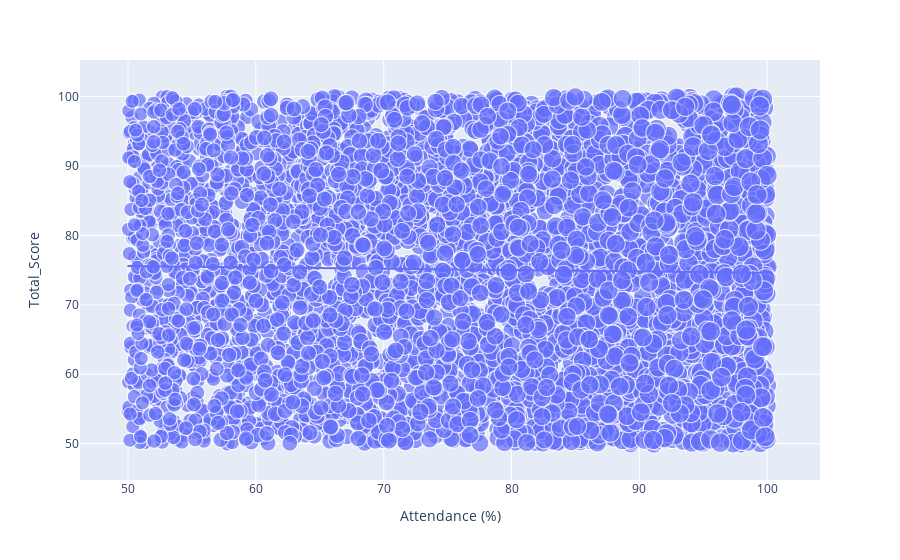

Write notebook code for a chart like this one.
### Code cell
fig=ex.scatter(data_frame=grading, x = "Attendance (%)", y = "Total_Score", size = grading["Attendance (%)"], trendline = 'ols')
fig.show()

### Figure 1 — Plotly figure (JSON) as saved in the notebook; plotly's stock layout.template omitted (floating-point values rounded to 4 significant figures; data arrays with more than 128 entries replaced by an {"elided": "..."} marker saying what was removed)
{"data": [{"hovertemplate": "Attendance (%)=%{marker.size}<br>Total_Score=%{y}<extra></extra>", "legendgroup": "", "marker": {"color": "#636efa", "size": {"elided": "4484 float values"}, "sizemode": "area", "sizeref": 0.25, "symbol": "circle"}, "mode": "markers", "name": "", "showlegend": false, "type": "scattergl", "x": {"elided": "4484 float values"}, "xaxis": "x", "y": {"elided": "4484 float values"}, "yaxis": "y"}, {"hovertemplate": "<b>OLS trendline</b><br>Total_Score = -0.019578 * Attendance (%) + 76.5711<br>R<sup>2</sup>=0.000381<br><br>Attendance (%)=%{x}<br>Total_Score=%{y} <b>(trend)</b><extra></extra>", "legendgroup": "", "marker": {"color": "#636efa", "symbol": "circle"}, "mode": "lines", "name": "", "showlegend": false, "type": "scattergl", "x": {"elided": "4484 float values"}, "xaxis": "x", "y": {"elided": "4484 float values"}, "yaxis": "y"}], "layout": {"autosize": true, "legend": {"itemsizing": "constant", "tracegroupgap": 0}, "margin": {"t": 60}, "xaxis": {"anchor": "y", "autorange": true, "domain": [0, 1], "range": [46.46, 103.8], "title": {"text": "Attendance (%)"}, "type": "linear"}, "yaxis": {"anchor": "x", "autorange": true, "domain": [0, 1], "range": [42.06, 108.0], "title": {"text": "Total_Score"}, "type": "linear"}}}
